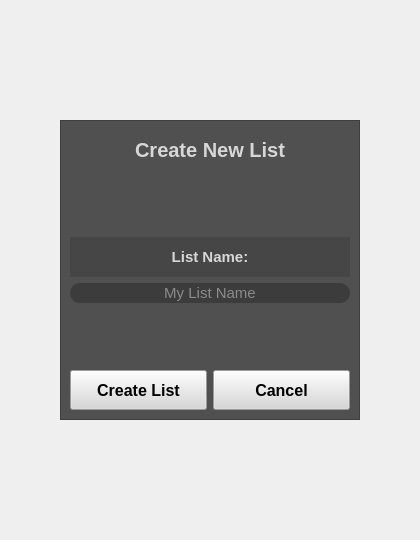
               <widget class="QWidget" name="AddListMenuTab">
                <layout class="QVBoxLayout" name="verticalLayout_49">
                 <property name="leftMargin">
                  <number>60</number>
                 </property>
                 <property name="topMargin">
                  <number>120</number>
                 </property>
                 <property name="rightMargin">
                  <number>60</number>
                 </property>
                 <property name="bottomMargin">
                  <number>120</number>
                 </property>
                 <item>
                  <widget class="QFrame" name="ALMenuTabBg">
                   <property name="sizePolicy">
                    <sizepolicy hsizetype="MinimumExpanding" vsizetype="MinimumExpanding">
                     <horstretch>0</horstretch>
                     <verstretch>0</verstretch>
                    </sizepolicy>
                   </property>
                   <property name="minimumSize">
                    <size>
                     <width>300</width>
                     <height>300</height>
                    </size>
                   </property>
                   <property name="styleSheet">
                    <string notr="true">background-color: rgb(80, 80, 80);</string>
                   </property>
                   <property name="frameShape">
                    <enum>QFrame::StyledPanel</enum>
                   </property>
                   <property name="frameShadow">
                    <enum>QFrame::Raised</enum>
                   </property>
                   <layout class="QVBoxLayout" name="verticalLayout_48">
                    <item>
                     <widget class="QLabel" name="ALMenuTabHeader">
                      <property name="sizePolicy">
                       <sizepolicy hsizetype="MinimumExpanding" vsizetype="Fixed">
                        <horstretch>0</horstretch>
                        <verstretch>0</verstretch>
                       </sizepolicy>
                      </property>
                      <property name="minimumSize">
                       <size>
                        <width>120</width>
                        <height>40</height>
                       </size>
                      </property>
                      <property name="font">
                       <font>
                        <pointsize>15</pointsize>
                        <italic>false</italic>
                        <bold>true</bold>
                        <underline>false</underline>
                        <strikeout>false</strikeout>
                       </font>
                      </property>
                      <property name="styleSheet">
                       <string notr="true">background-color: transparent;
color: rgb(215, 215, 215);</string>
                      </property>
                      <property name="text">
                       <string>Create New List</string>
                      </property>
                      <property name="alignment">
                       <set>Qt::AlignCenter</set>
                      </property>
                     </widget>
                    </item>
                    <item>
                     <spacer name="verticalSpacer_9">
                      <property name="orientation">
                       <enum>Qt::Vertical</enum>
                      </property>
                      <property name="sizeHint" stdset="0">
                       <size>
                        <width>20</width>
                        <height>40</height>
                       </size>
                      </property>
                     </spacer>
                    </item>
                    <item>
                     <widget class="QLabel" name="ALMenuTabCategName">
                      <property name="sizePolicy">
                       <sizepolicy hsizetype="MinimumExpanding" vsizetype="Fixed">
                        <horstretch>0</horstretch>
                        <verstretch>0</verstretch>
                       </sizepolicy>
                      </property>
                      <property name="minimumSize">
                       <size>
                        <width>120</width>
                        <height>40</height>
                       </size>
                      </property>
                      <property name="font">
                       <font>
                        <pointsize>11</pointsize>
                        <italic>false</italic>
                        <bold>true</bold>
                        <underline>false</underline>
                        <strikeout>false</strikeout>
                       </font>
                      </property>
                      <property name="styleSheet">
                       <string notr="true">background-color: rgb(70, 70, 70);
color: rgb(215, 215, 215);</string>
                      </property>
                      <property name="text">
                       <string>List Name:</string>
                      </property>
                      <property name="alignment">
                       <set>Qt::AlignCenter</set>
                      </property>
                     </widget>
                    </item>
                    <item>
                     <widget class="QLineEdit" name="ALMenuTabLineEdit">
                      <property name="sizePolicy">
                       <sizepolicy hsizetype="Expanding" vsizetype="Fixed">
                        <horstretch>1</horstretch>
                        <verstretch>0</verstretch>
                       </sizepolicy>
                      </property>
                      <property name="font">
                       <font>
                        <pointsize>11</pointsize>
                       </font>
                      </property>
                      <property name="focusPolicy">
                       <enum>Qt::StrongFocus</enum>
                      </property>
                      <property name="styleSheet">
                       <string notr="true">background-color: rgb(60, 60, 60);
color: rgb(215, 215, 215);
border-radius: 10px;</string>
                      </property>
                      <property name="maxLength">
                       <number>50</number>
                      </property>
                      <property name="frame">
                       <bool>true</bool>
                      </property>
                      <property name="alignment">
                       <set>Qt::AlignCenter</set>
                      </property>
                      <property name="placeholderText">
                       <string>My List Name</string>
                      </property>
                      <property name="clearButtonEnabled">
                       <bool>false</bool>
                      </property>
                     </widget>
                    </item>
                    <item>
                     <spacer name="verticalSpacer_10">
                      <property name="orientation">
                       <enum>Qt::Vertical</enum>
                      </property>
                      <property name="sizeHint" stdset="0">
                       <size>
                        <width>20</width>
                        <height>40</height>
                       </size>
                      </property>
                     </spacer>
                    </item>
                    <item>
                     <layout class="QHBoxLayout" name="ALMenuTabButtonHL">
                      <item>
                       <widget class="QPushButton" name="ALMenuTabCreateListButton">
                        <property name="enabled">
                         <bool>true</bool>
                        </property>
                        <property name="sizePolicy">
                         <sizepolicy hsizetype="MinimumExpanding" vsizetype="Fixed">
                          <horstretch>0</horstretch>
                          <verstretch>0</verstretch>
                         </sizepolicy>
                        </property>
                        <property name="minimumSize">
                         <size>
                          <width>80</width>
                          <height>40</height>
                         </size>
                        </property>
                        <property name="font">
                         <font>
                          <pointsize>12</pointsize>
                          <bold>true</bold>
                         </font>
                        </property>
                        <property name="cursor">
                         <cursorShape>PointingHandCursor</cursorShape>
                        </property>
                        <property name="styleSheet">
                         <string notr="true">QPushButton#ALMenuTabCreateListButton
{
	background-color: rgb(215, 215, 215);
	color: dark-gray;
}

QPushButton:hover#ALMenuTabCreateListButton
{
	background-color: rgb(180, 180, 180)
}</string>
                        </property>
                        <property name="text">
                         <string>Create List</string>
                        </property>
                       </widget>
                      </item>
                      <item>
                       <widget class="QPushButton" name="ALMenuTabCancelButton">
                        <property name="enabled">
                         <bool>true</bool>
                        </property>
                        <property name="sizePolicy">
                         <sizepolicy hsizetype="MinimumExpanding" vsizetype="Fixed">
                          <horstretch>0</horstretch>
                          <verstretch>0</verstretch>
                         </sizepolicy>
                        </property>
                        <property name="minimumSize">
                         <size>
                          <width>80</width>
                          <height>40</height>
                         </size>
                        </property>
                        <property name="font">
                         <font>
                          <pointsize>12</pointsize>
                          <bold>true</bold>
                         </font>
                        </property>
                        <property name="cursor">
                         <cursorShape>PointingHandCursor</cursorShape>
                        </property>
                        <property name="styleSheet">
                         <string notr="true">QPushButton#ALMenuTabCancelButton
{
	background-color: rgb(215, 215, 215);
	color: dark-gray;
}

QPushButton:hover#ALMenuTabCancelButton
{
	background-color: rgb(180, 180, 180)
}</string>
                        </property>
                        <property name="text">
                         <string>Cancel</string>
                        </property>
                       </widget>
                      </item>
                     </layout>
                    </item>
                   </layout>
                  </widget>
                 </item>
                </layout>
               </widget>
